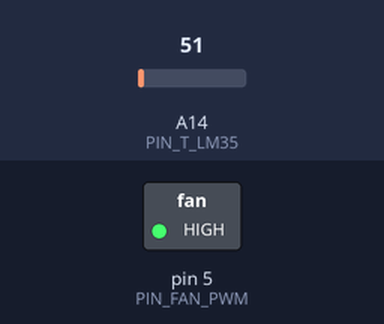
Recording of a sketch running on a simulated Arduino Mega 2560, built with avr-gcc and run on an emulated ATmega2560. Shown: switched loads named in the sketch (green lamp = pin HIGH). The inputs (shaded band) are chosen by the test bench; at power-on: A14 (PIN_T_LM35) = 51. Random numbers use the default seed unless the sketch sets one; what the sketch prints to the serial monitor is not drawn.

Above: at 0.4 s.
At 1.2 s:
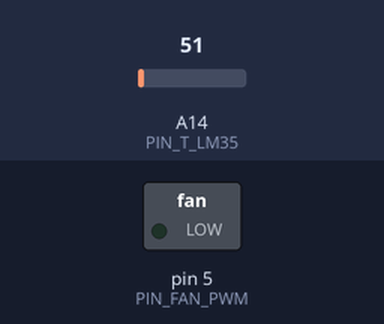
1.3 s: A14 (PIN_T_LM35) set to 61
At 2.6 s:
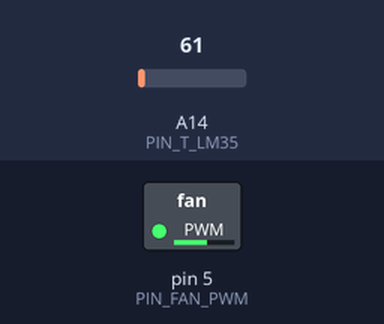
Timing chart, 0 to 13.3 s (numbered marks = the images above; inputs shaded):
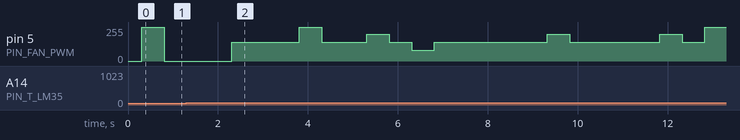

The sketch:

sketch_oct21a.ino
```cpp
/*
  Contrôle thermique par Q-learning (ventilateur via PWM, résistance toujours ON)
  Matériel ciblé : Arduino MEGA (A12 dispo, EEPROM 4 KB)

  - Capteur LM35 sur A12 (10 mV/°C, Vref = 5V)
  - Ventilateur via L298N, PWM sur D5
  - Q-table: 41 (erreur) x 3 (dérivée) x 5 (actions) = 615 floats (~2.4 KB)
  - Sauvegarde EEPROM toutes les 60 s pour limiter l'usure
*/

#include <Arduino.h>
#include <EEPROM.h>

// === IO (adapter aux tiens)
const int PIN_FAN_PWM = 5;     // ventilateur via L298N (ENABLE)
const int PIN_T_LM35  = A14;   // capteur LM35 (Arduino MEGA)

// === Consignes & sécurité
float Tset  = 30.0;  // °C, consigne
float Tmax  = 70.0;  // °C, dépassement fortement puni dans la récompense
float Tcrit = 80.0;  // °C, sécurité dure -> ventilateur 100%

// === Discrétisation
const float BIN_E = 0.5f;  // pas d'erreur en °C
inline int binE(float e){
  int b = (int)round(e / BIN_E) + 20;    // map [-10, +10]°C -> [0..40]
  if (b < 0)  b = 0;
  if (b > 40) b = 40;
  return b;
}
inline int binDE(float de){
  if (de < -0.5f) return 0;   // refroidit
  if (de >  0.5f) return 2;   // chauffe
  return 1;                   // ~stable
}

// === Actions (uniquement fan)
#define N_A 5
const uint8_t FAN_LVL[N_A] = {0, 80, 140, 200, 255};

// === Espace d'état
#define N_E  41
#define N_DE 3

// === Q-table & hyperparamètres RL
float Q[N_E][N_DE][N_A];      // init à 0 dans setup()
float alpha  = 0.10f;         // taux d’apprentissage
float gamma_ = 0.98f;         // facteur d’actualisation
float eps    = 0.30f;         // epsilon-greedy (diminue vers 0.05)

// === Persistance EEPROM
// Mise en page EEPROM:
// [0..3]  magic 'QMEG' (0x51 0x4D 0x45 0x47)
// [4..5]  version (uint16_t)
// [6..7]  nFloats (uint16_t) = 615
// [8..(8+4*615-1)]  Q-table (floats)
// [fin..fin+3] checksum (uint32_t somme octets mod 2^32)
const uint32_t EEPROM_MAGIC   = 0x514D4547UL; // 'QMEG'
const uint16_t EEPROM_VERSION = 1;
const int      Q_FLOATS       = N_E * N_DE * N_A; // 615
const int      EEPROM_BASE    = 0;
const int      EEPROM_Q_START = EEPROM_BASE + 8;  // après header
const int      EEPROM_END     = EEPROM_Q_START + Q_FLOATS * sizeof(float);
const int      EEPROM_CK_POS  = EEPROM_END;       // checksum 4 octets
// Taille totale = 8 + 4*615 + 4 = 2472 bytes (OK sur MEGA 4KB)

// Utilitaires EEPROM
void eepromWriteU32(int addr, uint32_t v){
  EEPROM.update(addr+0, (uint8_t)(v >> 24));
  EEPROM.update(addr+1, (uint8_t)(v >> 16));
  EEPROM.update(addr+2, (uint8_t)(v >>  8));
  EEPROM.update(addr+3, (uint8_t)(v >>  0));
}
uint32_t eepromReadU32(int addr){
  uint32_t b0 = EEPROM.read(addr+0);
  uint32_t b1 = EEPROM.read(addr+1);
  uint32_t b2 = EEPROM.read(addr+2);
  uint32_t b3 = EEPROM.read(addr+3);
  return (b0<<24) | (b1<<16) | (b2<<8) | b3;
}
void eepromWriteU16(int addr, uint16_t v){
  EEPROM.update(addr+0, (uint8_t)(v >> 8));
  EEPROM.update(addr+1, (uint8_t)(v >> 0));
}
uint16_t eepromReadU16(int addr){
  uint16_t b0 = EEPROM.read(addr+0);
  uint16_t b1 = EEPROM.read(addr+1);
  return (uint16_t)((b0<<8) | b1);
}

uint32_t computeChecksumQ(){
  // somme des octets de la Q-table (ordre mémoire Arduino, little-endian)
  uint32_t sum = 0;
  const uint8_t* p = (const uint8_t*)Q;
  for (int i = 0; i < (int)(Q_FLOATS * sizeof(float)); ++i) {
    sum += p[i];
  }
  return sum;
}

void saveQToEEPROM(){
  // Écrit header (temporaire), Q, puis checksum
  eepromWriteU32(EEPROM_BASE, EEPROM_MAGIC);
  eepromWriteU16(EEPROM_BASE + 4, EEPROM_VERSION);
  eepromWriteU16(EEPROM_BASE + 6, (uint16_t)Q_FLOATS);

  int addr = EEPROM_Q_START;
  for (int iE = 0; iE < N_E; ++iE){
    for (int iDE = 0; iDE < N_DE; ++iDE){
      for (int a = 0; a < N_A; ++a){
        float v = Q[iE][iDE][a];
        // écrire v (4 octets)
        uint8_t* pb = (uint8_t*)&v;
        for (int b = 0; b < 4; ++b) {
          EEPROM.update(addr++, pb[b]);
        }
      }
    }
  }
  uint32_t cksum = computeChecksumQ();
  eepromWriteU32(EEPROM_CK_POS, cksum);
}

bool loadQFromEEPROM(){
  uint32_t magic = eepromReadU32(EEPROM_BASE);
  uint16_t ver   = eepromReadU16(EEPROM_BASE + 4);
  uint16_t nF    = eepromReadU16(EEPROM_BASE + 6);
  if (magic != EEPROM_MAGIC || ver != EEPROM_VERSION || nF != Q_FLOATS) {
    return false;
  }

  int addr = EEPROM_Q_START;
  for (int iE = 0; iE < N_E; ++iE){
    for (int iDE = 0; iDE < N_DE; ++iDE){
      for (int a = 0; a < N_A; ++a){
        float v;
        uint8_t* pb = (uint8_t*)&v;
        for (int b = 0; b < 4; ++b) {
          pb[b] = EEPROM.read(addr++);
        }
        Q[iE][iDE][a] = v;
      }
    }
  }
  uint32_t cks_read = eepromReadU32(EEPROM_CK_POS);
  uint32_t cks_now  = computeChecksumQ();
  if (cks_read != cks_now) {
    // checksum KO -> on considère invalide
    return false;
  }
  return true;
}

// === Utilitaires RL
inline int argmax(const float* arr){
  int k = 0;
  for (int i = 1; i < N_A; ++i) if (arr[i] > arr[k]) k = i;
  return k;
}

float readTempC(){
  // LM35 : 10 mV/°C ; ADC 10 bits ; Vref = 5.00 V par défaut (MEGA)
  int raw = analogRead(PIN_T_LM35);          // 0..1023
  float V  = raw * (5.0f / 1023.0f);         // volts
  return V * 100.0f;                         // °C
}

void setup(){
  // PWM fan au repos
  analogWrite(PIN_FAN_PWM, 0);

  // Seed pour l'aléatoire (A0 en entrée flottante si dispo)
  randomSeed(analogRead(A0));

  // Init Q à 0
  for (int iE = 0; iE < N_E; ++iE)
    for (int iDE = 0; iDE < N_DE; ++iDE)
      for (int a = 0; a < N_A; ++a)
        Q[iE][iDE][a] = 0.0f;

  // Tentative de chargement EEPROM
  bool ok = loadQFromEEPROM();

  Serial.begin(115200);
  delay(50);
  Serial.println(F("==== Q-Learning Thermal Control (MEGA) ===="));
  Serial.print(F("EEPROM load: ")); Serial.println(ok ? F("OK") : F("empty/invalid -> Q=0"));
  Serial.print(F("Tset="));  Serial.print(Tset);
  Serial.print(F("  Tmax=")); Serial.print(Tmax);
  Serial.print(F("  Tcrit=")); Serial.println(Tcrit);
}

void loop(){
  static float e_prev = 0.0f;
  static float T_prev = readTempC();
  static int   a_prev = 0;
  static unsigned long lastSaveMs = 0;

  delay(250); // cadence ~2 Hz au total (deux délais par tour)

  // Mesure & état courant
  float T  = readTempC();
  float e  = T - Tset;
  float de = e - e_prev;

  // Sécurité dure
  if (T > Tcrit) {
    analogWrite(PIN_FAN_PWM, 255);
    e_prev = e; T_prev = T;
    // on ne met pas à jour Q pour cette itération
    return;
  }

  // Indices d'état
  int iE  = binE(e);
  int iDE = binDE(de);

  // Politique epsilon-greedy
  int a;
  if (random(1000) < (int)(1000.0f * eps)) a = random(N_A);      // exploration
  else                                      a = argmax(Q[iE][iDE]); // exploitation

  // Action: mettre le ventilateur au niveau choisi
  analogWrite(PIN_FAN_PWM, FAN_LVL[a]);

  // Observer l'état suivant
  delay(250);
  float Tn  = readTempC();
  float en  = Tn - Tset;
  float den = en - e;

  // Récompense
  float r = -fabs(en);                     // punir l'écart à la consigne
  if (fabs(en) < 0.3f) r += 0.5f;          // bonus de précision
  // Pénalité de "brassage" (changement brutal de vitesse)
  r -= 0.02f * (float)abs((int)FAN_LVL[a] - (int)FAN_LVL[a_prev]) / 255.0f;
  // Pénalité de dépassement (douce mais ferme avant Tcrit)
  if (Tn > Tmax) r -= 50.0f;

  // Bellman
  int jE  = binE(en);
  int jDE = binDE(den);
  float maxQnext = Q[jE][jDE][0];
  for (int k = 1; k < N_A; ++k) if (Q[jE][jDE][k] > maxQnext) maxQnext = Q[jE][jDE][k];

  Q[iE][iDE][a] = (1.0f - alpha) * Q[iE][iDE][a] + alpha * (r + gamma_ * maxQnext);

  // Annealing exploration
  if (eps > 0.05f) eps -= 1e-5f;

  // Mémoires
  a_prev = a; e_prev = e; T_prev = T;

  // Sauvegarde périodique (toutes les 60 s)
  unsigned long now = millis();
  if (now - lastSaveMs > 60000UL) {
    saveQToEEPROM();
    lastSaveMs = now;
    Serial.print(F("[SAVE] eps=")); Serial.print(eps, 4);
    Serial.print(F("  T=")); Serial.print(T, 2);
    Serial.print(F("  e=")); Serial.print(e, 2);
    Serial.print(F("  a=")); Serial.println(a);
    Serial.print(F("  pwm=")); Serial.println(FAN_LVL[a]);

  }
}
```
